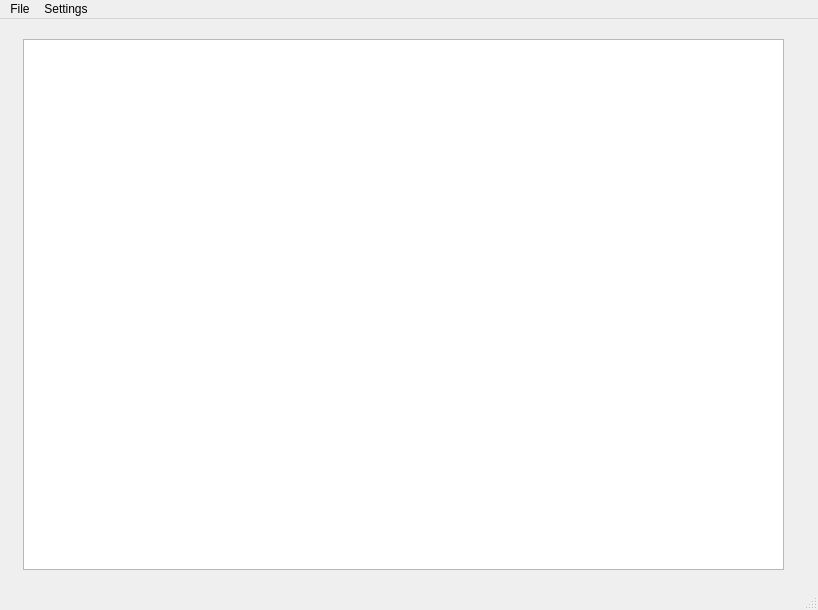
<?xml version="1.0" encoding="UTF-8"?>
<ui version="4.0">
 <class>MainWindow</class>
 <widget class="QMainWindow" name="MainWindow">
  <property name="geometry">
   <rect>
    <x>0</x>
    <y>0</y>
    <width>818</width>
    <height>610</height>
   </rect>
  </property>
  <property name="windowTitle">
   <string>MainWindow</string>
  </property>
  <widget class="QWidget" name="centralwidget">
   <widget class="QTextEdit" name="textEdit">
    <property name="geometry">
     <rect>
      <x>23</x>
      <y>20</y>
      <width>761</width>
      <height>531</height>
     </rect>
    </property>
   </widget>
  </widget>
  <widget class="QMenuBar" name="menubar">
   <property name="geometry">
    <rect>
     <x>0</x>
     <y>0</y>
     <width>818</width>
     <height>21</height>
    </rect>
   </property>
   <widget class="QMenu" name="menuFile">
    <property name="title">
     <string>File</string>
    </property>
    <addaction name="actionNew"/>
    <addaction name="actionOpen"/>
    <addaction name="separator"/>
    <addaction name="actionSave"/>
   </widget>
   <widget class="QMenu" name="menuSettings">
    <property name="title">
     <string>Settings</string>
    </property>
   </widget>
   <addaction name="menuFile"/>
   <addaction name="menuSettings"/>
  </widget>
  <widget class="QStatusBar" name="statusbar"/>
  <action name="actionNew">
   <property name="text">
    <string>New...</string>
   </property>
  </action>
  <action name="actionOpen">
   <property name="text">
    <string>Open...</string>
   </property>
  </action>
  <action name="actionSave">
   <property name="text">
    <string>Save...</string>
   </property>
  </action>
  <action name="actionSave_As">
   <property name="text">
    <string>Save As...</string>
   </property>
  </action>
 </widget>
 <resources/>
 <connections/>
</ui>
